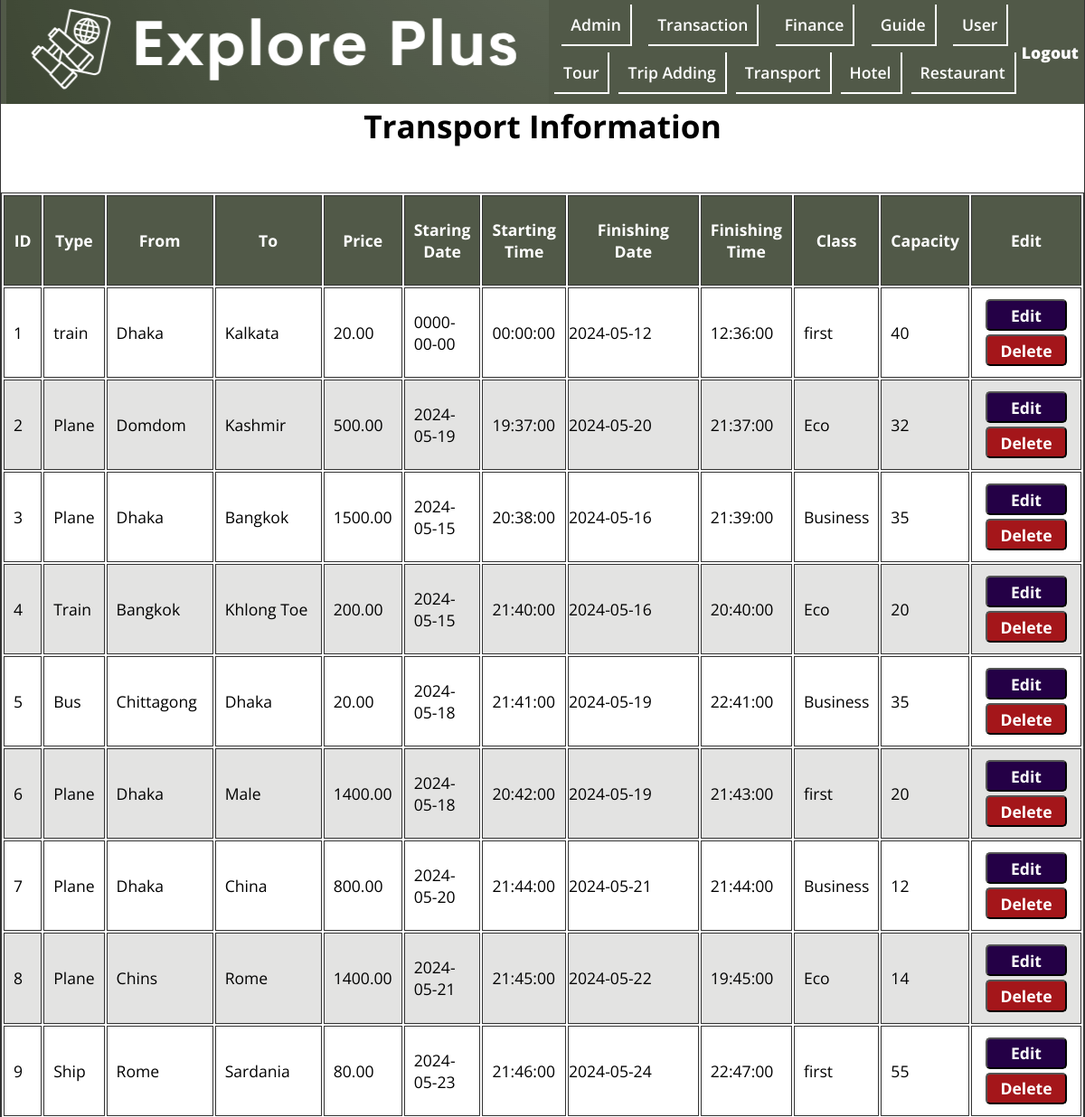
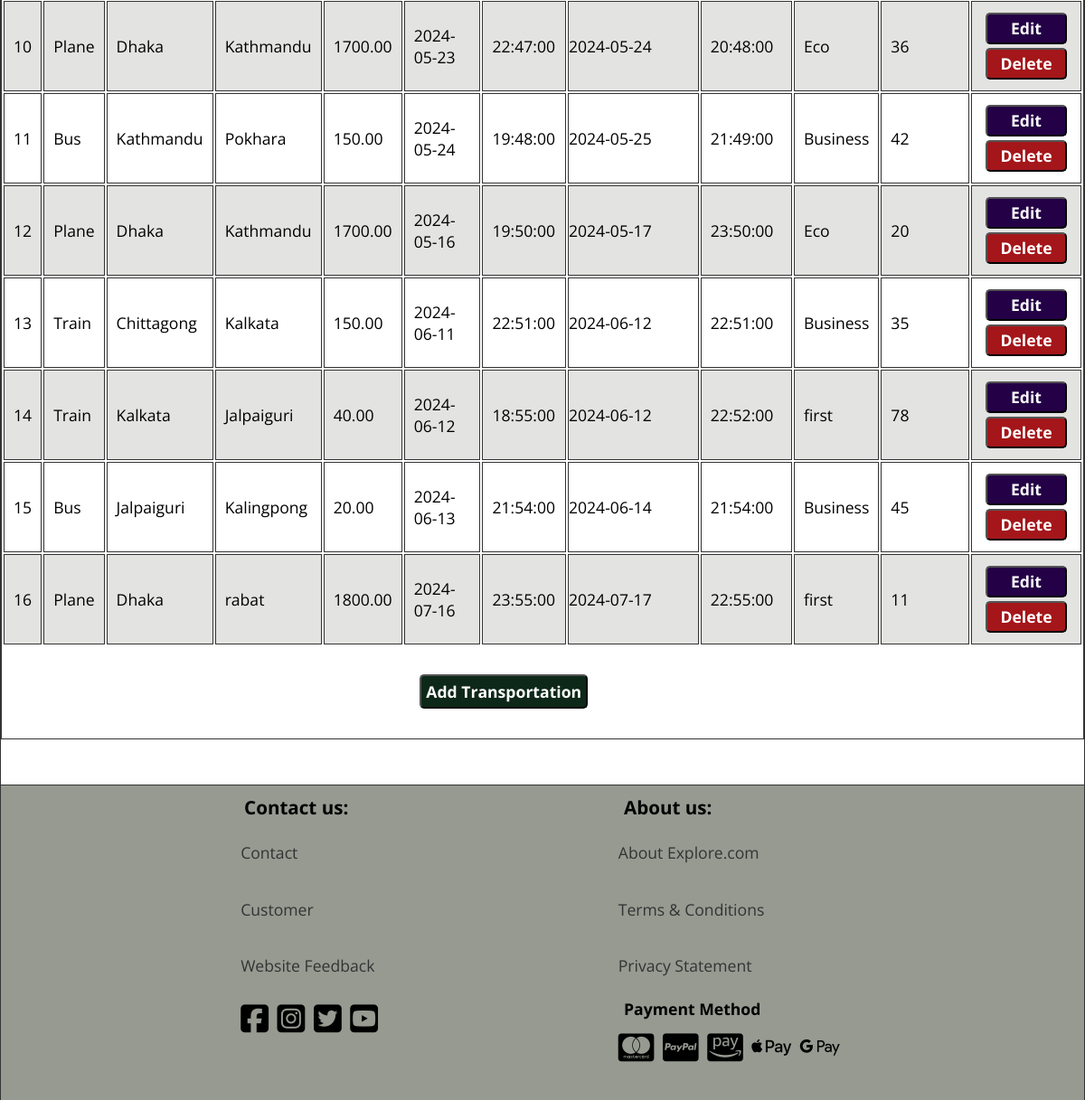
The app's page /Admin/transportation_info.php with its own data (2 pictures, top to bottom).
### tables this page shows
CREATE TABLE `transport` (
  `transport_id` int(11) NOT NULL,
  `type` varchar(50) DEFAULT NULL,
  `from_place` varchar(100) DEFAULT NULL,
  `to_place` varchar(100) DEFAULT NULL,
  `price` decimal(10,2) DEFAULT NULL,
  `start_date` date DEFAULT NULL,
  `finish_date` date DEFAULT NULL,
  `finish_time` time DEFAULT NULL,
  `class` varchar(50) DEFAULT NULL,
  `capacity` int(11) DEFAULT NULL,
  `tour_id` int(11) DEFAULT NULL,
  `start_time` time NOT NULL
);

### Admin/transportation_info.php (the view, shortened to what this page needs)
<?php
$conn = mysqli_connect("localhost","root","","explore_plus");
$sql = "SELECT * from transport";
$result = mysqli_query($conn,$sql);
$transports = mysqli_fetch_all($result,MYSQLI_ASSOC);
?>
<!DOCTYPE html>
<html lang="en">
<head>
    <link rel="stylesheet" href="../css/style.css">
    <link rel="stylesheet" href="https://cdnjs.cloudflare.com/ajax/libs/font-awesome/6.5.1/css/all.min.css" />
</head>
<body>
<header class="header admin">
    <div class="header__logo">
        <figure>
            <img src="../img/logo3.png" alt="logo" title="logo" height="115" width="600">
        </figure>
    </div>
    <nav class="header__nav nav__admin">
        <ul class="header__ul header__admin">
            <li><a href="admin.php">Admin</a></li>
            <li><a href="transaction.php">Transaction</a></li>
            <li><a href="finance.php">Finance</a></li>
            <li><a href="guide.php">Guide</a></li>
            <li><a href="user_list.php">User</a></li>
        </ul>
        <ul class="header__ul header__admin">
            <li><a href="tour_condition.php">Tour</a></li>
            <li><a href="trip_crud/trip_adding.php">Trip Adding</a></li>
            <li><a href="transportation_info.php">Transport</a></li>
            <li><a href="hotel_info.php">Hotel</a></li>
            <li><a href="restaurant_info.php">Restaurant</a></li>
        </ul>
    </nav>
    <div class="admin__logout"><a href="admin_login.php">Logout</a></div>
</header>
<main class="main main__table-container">
    <h1 class="center">Transport Information</h1>
    <table class="main__table transportation">
        <thead>
            <tr>
                <th id="transport-id" scope="col" class="table__head">ID</th>
                <th id="type" scope="col" class="table__head">Type</th>
                <th id="from" scope="col" class="table__head">From</th>
                <th id="to" scope="col" class="table__head">To</th>
                <th id="price" scope="col" class="table__head">Price</th>
                <th id="start-date" scope="col" class="table__head">Staring Date</th>
                <th id="start-time" scope="col" class="table__head">Starting Time</th>
                <th id="finish-date" scope="col" class="table__head">Finishing Date</th>
                <th id="finish-time" scope="col" class="table__head">Finishing Time</th>
                <th id="class" scope="col" class="table__head">Class</th>
                <th id="capacity" scope="col" class="table__head">Capacity</th>
                <th id="edit" scope="col" class="table__head">Edit</th>
            </tr>
        </thead>
        <tbody class="table__body">
        <?php foreach ($transports as $transport): ?>
            <tr>
                <td class="table__item"><?php echo htmlspecialchars($transport['transport_id'])?></td>
                <td class="table__item"><?php echo htmlspecialchars($transport['type'])?></td>
                <td class="table__item"><?php echo htmlspecialchars($transport['from_place'])?></td>
                <td class="table__item"><?php echo htmlspecialchars($transport['to_place'])?></td>
                <td class="table__item"><?php echo htmlspecialchars($transport['price'])?></td>
                <td class="table__item"><?php echo htmlspecialchars($transport['start_date'])?> </td>
                <td class="table__item"><?php echo htmlspecialchars($transport['start_time'])?> </td>
                <td class="table__item"><?php echo htmlspecialchars($transport['finish_date'])?> </td>
                <td class="table__item"><?php echo htmlspecialchars($transport['finish_time'])?> </td>
                <td class="table__item"><?php echo htmlspecialchars($transport['class'])?></td>
                <td class="table__item"><?php echo htmlspecialchars($transport['capacity'])?></td>
                <td class="table__item edit_option">
                    <button type="submit" class="table_edit"><a href="transport_crud/transport_edit.php?transport_id=<?php echo $transport['transport_id'] ?>">Edit</a></button>
                    <button type="submit" class="table_edit diff"><a href="transport_crud/transport_delete.php?transport_id=<?php echo $transport['transport_id'] ?>">Delete</a></button>
                </td>
            </tr>
        <?php endforeach; ?>
        </tbody>
        <tfoot>
            <tr>
                <td colspan="12" class="table__footer">
                    <button type="submit" class="add_option" ><a href="transport_crud/transport_add.php">Add Transportation</a></button>
                </td>
            </tr>
        </tfoot>
    </table>
</main>
<footer class="footer admin-foot">
    <div class="footer__contact">
        <h3 class="footer__h3">Contact us:</h3>
        <ul class="footer__ul">
            <li><a href="../footerPage/contact_us.html">Contact</a></li>
            <li><a href="../footerPage/customer.html">Customer</a></li>
            <li><a href="../footerPage/website_feedback.php">Website Feedback</a></li>
        </ul>
        <div class="footer__icons">
            <i class="fa-brands fa-square-facebook"></i>
            <i class="fa-brands fa-square-instagram"></i>
            <i class="fa-brands fa-square-twitter"></i>
            <i class="fa-brands fa-square-youtube"></i>
        </div>
    </div>
    <div class="footer__about">
        <h3 class="footer__h3">About us:</h3>
        <ul class="footer__ul">
            <li><a href="../footerPage/about__us.html">About Explore.com</a></li>
            <li><a href="../footerPage/terms_condition.html">Terms &amp; Conditions</a></li>
            <li><a href="../footerPage/privacy_statement.html">Privacy Statement</a></li>
        </ul>
        <h4 class="footer__h3">Payment Method</h4>
        <div class="footer__icons">
            <i class="fa-brands fa-cc-mastercard"></i>
            <i class="fa-brands fa-cc-paypal"></i>
            <i class="fa-brands fa-cc-amazon-pay"></i>
            <i class="fa-brands fa-apple-pay"></i>
            <i class="fa-brands fa-google-pay"></i>
        </div>
    </div>
</footer>

### css/style.css (style rules this page uses)
*, *::after, *::before { margin: 0; padding: 0; box-sizing: border-box; }
img { display: block; max-width: 100%; height: auto; }
input, textarea, button, select { font: inherit; }
:root { --FF: 'Open Sans', sans-serif; --FS: clamp(1rem,2.2vh,1.5rem); --FS-BIG: 2rem; --FF-HEADING: 'Fugus One', 'Cursive'; --BGCOLOR: #f5f8fe; --BGCOLOR-FADE: #0c93a7; --BGCOLOR-FADE-MAX: #61aeac; --FOOTER-BGCOLOR: #accfd5; --COLOR: #f9efa0; --COLOR-FADE: rgba(248, 223, 171, 0.41); --BODY-BGCOLOR: #fff; --FONT-COLOR: #000; --LIST-BGCOLOR: #f5f7f8; --BORDER-COLOR: #333; --BGIMAGE: linear-gradient(to bottom,var(--BGCOLOR),var(--BGCOLOR-FADE)); --BGIMAGE-MAX: linear-gradient(to bottom,var(--BGCOLOR),var(--BGCOLOR-FADE),var(--BGCOLOR-FADE-MAX)); --HEIGHTLIGHT-BGCOLOR: #439fa8; --HIGHLIGHT-COLOR: #fff; --HEADER-COLOR: #fff; --HEADER-BGCOLOR: #000; --NAV-BGCOLOR: #fff; --HERO-BGCOLOR: rgba(51,178,51,0.75); --BUTTON-BGCOLOR: #000; --BUTTON-COLOR: #fff; --HEADER-LINK-COLOR: #fff; --HEADER-LINK-HOVER: #ffffff; --LINK-COLOR: #333; --LINK-HOVER: rgba(51, 51, 51, 0.5); --ADMIN-BGCOLOR: #515948; --ADMIN-FOOTER-COLOR: rgba(64, 72, 55, 0.55); --BORDER: 1px solid var(--BORDER-COLOR); --BORDER-RADIUS: 15px; --BORDER-LITE-RADIUS: 5px; --PADDING-TB: 0.25em; --PADDING-SIDE: 2.5%; --MARGIN: clamp(1em,2.5vh,1.5em); --TEST1 : #020202; --TEST2: yellow; --TEST3: green; --TEST4: blue; --TEST5: purple; }
.center { text-align: center; }
html { scroll-behavior: smooth; font-size: var(--FS); font-family: var(--FF); background-color: var(--BGCOLOR); background-image: var(--BGIMAGE); background-repeat: no-repeat; background-size: cover; }
body { background-color: var(--BODY-BGCOLOR); min-height: 100vh; max-height: 800vh; min-width: 1200px; margin: 0 auto; border-left: var(--BORDER); border-right: var(--BORDER); box-shadow: 0 0 10px var(--BORDER-COLOR); }
a:any-link { color: var(--LINK-COLOR); text-decoration: none; }
.header { display: flex; justify-content: space-evenly; align-items: center; background-color: #439fa8;; position: sticky; top: 0; z-index: 1; }
.header__ul { font-weight: 600; min-width: 500px; display: flex; justify-content: space-evenly; align-items: center; gap: 10px; padding-bottom: 7px; }
.header__ul li { padding: 10px; border-right: 2px solid white; border-bottom: 2px solid white; }
.admin__logout a { font-weight: 900; color: #ffffff; }
.footer { position: relative; bottom: 0; display: flex; justify-content: space-evenly; border-top: var(--BORDER); background-color: var(--FOOTER-BGCOLOR); padding: var(--PADDING-TB); }
.footer li { padding: 1.1em 0; list-style-type: none; }
.footer__icons { padding-top: 0.5em; padding-bottom: 2em; align-items: center; }
.footer__icons i { font-size: 2rem; padding-right: 5px; }
.footer__h3 { padding: var(--PADDING-TB) var(--PADDING-SIDE); }
.header__ul { list-style-type: none; }
.header__ul a:any-link { color: var(--HEADER-LINK-COLOR); }
.main { min-height: 70vh; }
.main__table { margin: 50px auto; border: var(--BORDER); }
.main__table tr { height: 100px; }
.table__head, .table__item { padding: 10px; border: var(--BORDER); }
.table__body tr:nth-child(even) { background-color: #e3e3e2; }
.table__head { background-color: var(--ADMIN-BGCOLOR); color: var(--HIGHLIGHT-COLOR); }
.table_edit { background-color: #240046; color: white; font-weight: 700; width: 90px; margin: 2px 5px; padding: 0.2em; border-radius: var(--BORDER-LITE-RADIUS); }
.table_edit a { color: white; }
.diff { background-color: #a4161a; }
.table__footer { padding: 10px; }
.add_option { background-color: #0d2818; color: white; font-weight: 700; padding: 0.3em; border-radius: var(--BORDER-LITE-RADIUS); position: relative; left: 450px; }
.add_option a { color: white; }
.table__body td:nth-child(8) { width: 150px; height: 100px; padding: 0; }
.admin { background-color: var(--ADMIN-BGCOLOR); }
.admin-foot { background-color: var(--ADMIN-FOOTER-COLOR); }

### records on screen
transport: transport_id "1", type "train", from_place "Dhaka", to_place "Kalkata", price "20.00", start_date "0000-00-00", start_time "00:00:00", finish_date "2024-05-12", finish_time "12:36:00", class "first", capacity "40"
transport: transport_id "2", type "Plane", from_place "Domdom", to_place "Kashmir", price "500.00", start_date "2024-05-19", start_time "19:37:00", finish_date "2024-05-20", finish_time "21:37:00", class "Eco", capacity "32"
transport: transport_id "3", type "Plane", from_place "Dhaka", to_place "Bangkok", price "1500.00", start_date "2024-05-15", start_time "20:38:00", finish_date "2024-05-16", finish_time "21:39:00", class "Business", capacity "35"
transport: transport_id "4", type "Train", from_place "Bangkok", to_place "Khlong Toe", price "200.00", start_date "2024-05-15", start_time "21:40:00", finish_date "2024-05-16", finish_time "20:40:00", class "Eco", capacity "20"
transport: transport_id "5", type "Bus", from_place "Chittagong", to_place "Dhaka", price "20.00", start_date "2024-05-18", start_time "21:41:00", finish_date "2024-05-19", finish_time "22:41:00", class "Business", capacity "35"
transport: transport_id "6", type "Plane", from_place "Dhaka", to_place "Male", price "1400.00", start_date "2024-05-18", start_time "20:42:00", finish_date "2024-05-19", finish_time "21:43:00", class "first", capacity "20"
transport: transport_id "7", type "Plane", from_place "Dhaka", to_place "China", price "800.00", start_date "2024-05-20", start_time "21:44:00", finish_date "2024-05-21", finish_time "21:44:00", class "Business", capacity "12"
transport: transport_id "8", type "Plane", from_place "Chins", to_place "Rome", price "1400.00", start_date "2024-05-21", start_time "21:45:00", finish_date "2024-05-22", finish_time "19:45:00", class "Eco", capacity "14"
transport: transport_id "9", type "Ship", from_place "Rome", to_place "Sardania", price "80.00", start_date "2024-05-23", start_time "21:46:00", finish_date "2024-05-24", finish_time "22:47:00", class "first", capacity "55"
transport: transport_id "10", type "Plane", from_place "Dhaka", to_place "Kathmandu", price "1700.00", start_date "2024-05-23", start_time "22:47:00", finish_date "2024-05-24", finish_time "20:48:00", class "Eco", capacity "36"
transport: transport_id "11", type "Bus", from_place "Kathmandu", to_place "Pokhara", price "150.00", start_date "2024-05-24", start_time "19:48:00", finish_date "2024-05-25", finish_time "21:49:00", class "Business", capacity "42"
transport: transport_id "12", type "Plane", from_place "Dhaka", to_place "Kathmandu", price "1700.00", start_date "2024-05-16", start_time "19:50:00", finish_date "2024-05-17", finish_time "23:50:00", class "Eco", capacity "20"
transport: transport_id "13", type "Train", from_place "Chittagong", to_place "Kalkata", price "150.00", start_date "2024-06-11", start_time "22:51:00", finish_date "2024-06-12", finish_time "22:51:00", class "Business", capacity "35"
transport: transport_id "14", type "Train", from_place "Kalkata", to_place "Jalpaiguri", price "40.00", start_date "2024-06-12", start_time "18:55:00", finish_date "2024-06-12", finish_time "22:52:00", class "first", capacity "78"
transport: transport_id "15", type "Bus", from_place "Jalpaiguri", to_place "Kalingpong", price "20.00", start_date "2024-06-13", start_time "21:54:00", finish_date "2024-06-14", finish_time "21:54:00", class "Business", capacity "45"
transport: transport_id "16", type "Plane", from_place "Dhaka", to_place "rabat", price "1800.00", start_date "2024-07-16", start_time "23:55:00", finish_date "2024-07-17", finish_time "22:55:00", class "first", capacity "11"
